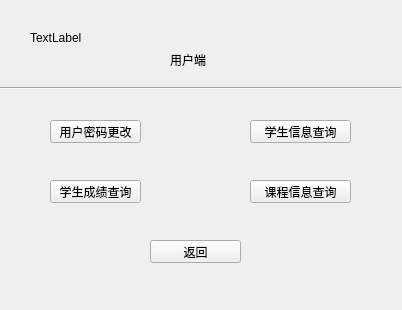
<?xml version="1.0" encoding="UTF-8"?>
<ui version="4.0">
 <class>student</class>
 <widget class="QWidget" name="student">
  <property name="geometry">
   <rect>
    <x>0</x>
    <y>0</y>
    <width>402</width>
    <height>310</height>
   </rect>
  </property>
  <property name="windowTitle">
   <string>Form</string>
  </property>
  <widget class="QLabel" name="username">
   <property name="geometry">
    <rect>
     <x>30</x>
     <y>30</y>
     <width>111</width>
     <height>16</height>
    </rect>
   </property>
   <property name="text">
    <string>TextLabel</string>
   </property>
  </widget>
  <widget class="QPushButton" name="stu_queryButton">
   <property name="geometry">
    <rect>
     <x>250</x>
     <y>120</y>
     <width>101</width>
     <height>23</height>
    </rect>
   </property>
   <property name="text">
    <string>学生信息查询</string>
   </property>
  </widget>
  <widget class="QPushButton" name="course_queryButton">
   <property name="geometry">
    <rect>
     <x>250</x>
     <y>180</y>
     <width>101</width>
     <height>23</height>
    </rect>
   </property>
   <property name="text">
    <string>课程信息查询</string>
   </property>
  </widget>
  <widget class="Line" name="line">
   <property name="geometry">
    <rect>
     <x>0</x>
     <y>80</y>
     <width>401</width>
     <height>16</height>
    </rect>
   </property>
   <property name="orientation">
    <enum>Qt::Horizontal</enum>
   </property>
  </widget>
  <widget class="QPushButton" name="score_queryButton">
   <property name="geometry">
    <rect>
     <x>50</x>
     <y>180</y>
     <width>91</width>
     <height>23</height>
    </rect>
   </property>
   <property name="text">
    <string>学生成绩查询</string>
   </property>
  </widget>
  <widget class="QPushButton" name="backButton">
   <property name="geometry">
    <rect>
     <x>150</x>
     <y>240</y>
     <width>91</width>
     <height>23</height>
    </rect>
   </property>
   <property name="text">
    <string>返回</string>
   </property>
  </widget>
  <widget class="QLabel" name="label_2">
   <property name="geometry">
    <rect>
     <x>170</x>
     <y>50</y>
     <width>71</width>
     <height>20</height>
    </rect>
   </property>
   <property name="text">
    <string>用户端</string>
   </property>
  </widget>
  <widget class="QPushButton" name="passwordButton">
   <property name="geometry">
    <rect>
     <x>50</x>
     <y>120</y>
     <width>91</width>
     <height>23</height>
    </rect>
   </property>
   <property name="text">
    <string>用户密码更改</string>
   </property>
  </widget>
 </widget>
 <resources/>
 <connections/>
</ui>
